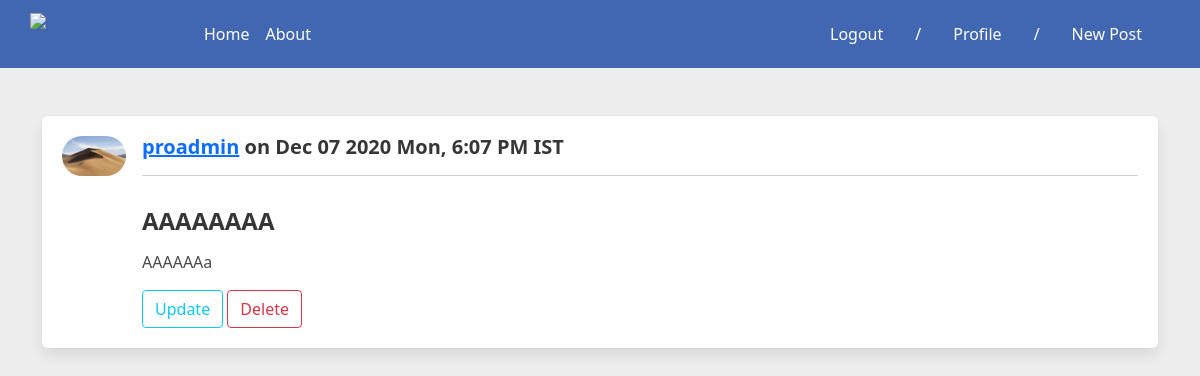
The page /post/22/ (signed in) on the database its author committed.
### blog/models.py (models this page shows, shortened)
class Post(models.Model):
    title = models.CharField(max_length=100)
    content = models.TextField()
    date_posted = models.DateTimeField(default=timezone.now)
    author = models.ForeignKey(User, on_delete=models.CASCADE)

### authentication/models.py (models this page shows, shortened)
class Profile(models.Model):
    user = models.OneToOneField(User, on_delete=models.CASCADE)
    image = models.ImageField(default='profile_pics/default.jpg', upload_to='profile_pics')
    bio = models.TextField()
    location = models.CharField(max_length=30)

### blog/views.py (the view)
# urls.py: path('post/<int:pk>/', PostDetailView.as_view(), name='blog_detail'),
class PostDetailView(LoginRequiredMixin, DetailView):
    model = Post
    context_object_name = 'post'

### blog/templates/blog/post_detail.html (shortened to what this page needs)
{% extends 'blog/base.html' %}
{% block content%}
<div style='margin-bottom: 30px;' class="box">
    <article class="media">
        <div class="media-left">
            <figure class="image is-64x64">
                <img class='is-rounded' src="{{ post.author.profile.image.url}}" alt="Image">
            </figure>
        </div>
        <div class="media-content">
            <div class="content">
                <h4><a href="{% url 'user_post' post.author%}">{{ post.author }}</a> on {{ post.date_posted | date:"b d Y D, f A T" | capfirst }}</h4>
                <hr>
                <h3 class="card-title">{{ post.title | upper }}</h3>
                <p>{{ post.content }}</p>
            </div>
            <div class="">
                {% if post.author == user %}
                <a class="btn btn-outline-info" href="{% url 'blog_update' post.id %}">Update</a>
                <a class="btn btn-outline-danger" href="{% url 'blog_delete' post.id %}">Delete</a>
                {% endif %}
            </div>
        </div>
    </article>
</div>
{% endblock %}

### blog/static/blog/main.css (style rules this page uses)
.body_back { background-color: #eeeded; min-height: 700px; }

### rows shown on the page
Post: author.profile.image (picture), author "proadmin", date_posted "Dec 07 2020 Mon, 6:07 PM IST", title "AAAAAAAA", content "AAAAAAa"
